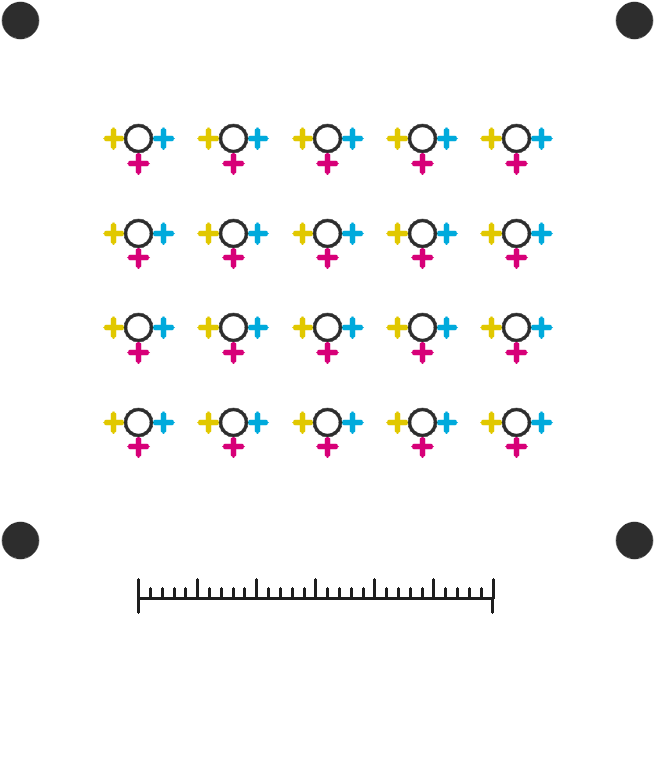
#> input picture backend/data/prt1_reference_300ppi.png, 654 x 772 px; its folder holds only this picture in this run
$ python -i overlay.py   (imports and definitions only)
#> lines starting #> are read from the running program, lines starting #| are printed output that depends on the picture; after the words box and inside, x2 and y2 are one past the last pixel; in counts of white or black regions, pixels touching at a corner belong together
### backend/app/detect.py
"""PRT-1 detector: locate marks, separate paper frame from plate shifts.

Pipeline (all numbers are auditable in the returned ``provenance``):

1. Classify ink by HSV into per-plate masks (black = low saturation *and*
   low value, so coloured dirt cannot enter CMY masks).
2. Locate the four black corner fiducials.  Their known mm spacing gives the
   *paper* similarity transform (rotation + uniform scale + translation).
3. Warp into a canonical 300 PPI chart frame, then verify scale independently
   against the ruler ticks (1 mm pitch / 30 mm bracket span).
4. Read each plate's arm at every grid intersection.  Horizontal arms give
   the x reading, vertical arms the y reading independently, so a mark with
   one arm erased still yields one good axis instead of a fake centroid.
5. Remove the common residual similarity (rotation/scale shared by *all*
   plates) before estimating per-plate translation.  Global skew therefore
   cancels and can never be reported as a colour-plate error.
6. Return candidates with 95% confidence ranges.  Missing ink / damaged
   marks / excessive dirt widen or void the range instead of producing a
   sharp but unjustified micron value.
"""

from __future__ import annotations

import math
import uuid
from dataclasses import dataclass, field
from datetime import datetime, timezone
from itertools import combinations
from pathlib import Path

import cv2
import numpy as np

from . import markspec as spec

DETECTOR_VERSION = "prt1-detector-1.0.0"

# HSV bands (OpenCV: H 0-179).  Tuned on the shipped synthetic inks, not on
# arbitrary press output.
_HSV_BANDS = {
    "cyan": ((80, 70, 60), (108, 255, 255)),
    "magenta": ((140, 60, 60), (178, 255, 255)),
    "yellow": ((18, 80, 80), (38, 255, 255)),
}
BLACK_V_MAX = 110
BLACK_S_MAX = 90


# ---------------------------------------------------------------------------
# Result types
# ---------------------------------------------------------------------------

@dataclass
class Observation:
    plate: str
    row: int
    col: int
    x_um: float | None
    y_um: float | None = None
    x_sigma_um: float = 0.0
    y_sigma_um: float = 0.0
    arm_h: float = 0.0  # horizontal-arm coverage 0..1 (drives x reading)
    arm_v: float = 0.0  # vertical-arm coverage 0..1 (drives y reading)
    dirt_ratio: float = 0.0
    state: str = "ok"  # ok | partial | missing


@dataclass
class PlateResult:
    plate: str
    status: str  # ok | candidate | missing
    dx_um: float | None = None
    dy_um: float | None = None
    x_lo: float | None = None
    x_hi: float | None = None
    y_lo: float | None = None
    y_hi: float | None = None
    confidence: float = 0.0
    n_x: int = 0
    n_y: int = 0
    notes: list[str] = field(default_factory=list)


@dataclass
class AnalysisResult:
    format_id: str
    detected: bool
    width_px: int
    height_px: int
    declared_scan_ppi: float | None
    measured_ppi: float | None
    frame_rotation_deg: float
    frame_scale: float
    frame_quality: float
    residual_rotation_deg: float
    residual_scale: float
    plates: dict[str, PlateResult]
    observations: list[Observation]
    provenance: dict
    run_id: str = ""
    status: str = "ok"

    # [39 lines left out: function to_dict, not called in this run]


def _round(v):
    return None if v is None else round(float(v), 1)


# ---------------------------------------------------------------------------
# Image loading / masks
# ---------------------------------------------------------------------------

def _plate_mask(hsv: np.ndarray, plate: str) -> np.ndarray:
    if plate in _HSV_BANDS:
        lo, hi = _HSV_BANDS[plate]
        return cv2.inRange(hsv, np.array(lo, np.uint8), np.array(hi, np.uint8))
    s, v = hsv[..., 1], hsv[..., 2]
    return (((s < BLACK_S_MAX) & (v < BLACK_V_MAX))
            .astype(np.uint8) * 255)


# ---------------------------------------------------------------------------
# Step 2: corner fiducials -> paper similarity
# ---------------------------------------------------------------------------

def _find_fiducials(dark: np.ndarray) -> list[tuple[float, float, float]]:
    """Solid dark circles: (x, y, radius_px).  Crosses/ticks fail the
    circularity + fill test, so only the four corner dots should survive."""
    k = cv2.getStructuringElement(cv2.MORPH_ELLIPSE, (3, 3))
    solid = cv2.morphologyEx(dark, cv2.MORPH_CLOSE, k, iterations=1)
    cnts, _ = cv2.findContours(solid, cv2.RETR_EXTERNAL,
                               cv2.CHAIN_APPROX_SIMPLE)
    cand: list[tuple[float, float, float]] = []
    for c in cnts:
        area = cv2.contourArea(c)
        if area < 60:
            continue
        peri = cv2.arcLength(c, True)
        if peri == 0:
            continue
        circ = 4 * math.pi * area / (peri * peri)
        (x, y), r = cv2.minEnclosingCircle(c)
        fill = area / (math.pi * r * r)
        # Contour thresholds are deliberately permissive — blurred corner
        # dots lose circularity; the later corner-geometry tests reject
        # rings/dirt that pass these gates.
        if circ > 0.72 and 6 <= r <= 120 and fill > 0.72:
            cand.append((x, y, r))
    if len(cand) < 4:
        return cand

    # Fiducials are the *largest* solid circles (FIDUCIAL_DIAMETER_MM is well
    # above any mark element), share one radius, and the four chosen points
    # must form a large near-rectangle.  Black rings are annular: a tiny
    # number survive the fill test but are ~20% smaller, so a tight radius
    # cluster plus the rectangle constraint reject them.
    cand.sort(key=lambda t: -t[2])
    rmax = cand[0][2]
    best: list | None = None
    best_score = -1.0
    from itertools import combinations
    # True fiducials match in radius to ~15%; the corner-geometry checks
    # below (aspect + interior-point rejection) keep a smaller ring/blobs
    # out even when they pass the radius gate.
    group = [c for c in cand if abs(c[2] - rmax) <= 0.15 * rmax]
    if len(group) >= 4:
        for quad in combinations(group[:8], 4):
            pts = np.array([(q[0], q[1]) for q in quad], np.float32)
            (rw, rh) = cv2.minAreaRect(pts)[1]
            if min(rw, rh) <= 0:
                continue
            aspect = max(rw, rh) / min(rw, rh)
            if aspect > 1.35:
                continue
            pair_d = [float(np.linalg.norm(pts[a] - pts[b]))
                      for a in range(4) for b in range(a + 1, 4)]
            if min(pair_d) < 0.75 * min(rw, rh):
                continue
            # Every genuine corner lies OUTSIDE the triangle formed by the
            # other three; an interior blob is strictly inside it.
            interior = False
            for k in range(4):
                tri = pts[[j for j in range(4) if j != k]]
                if cv2.pointPolygonTest(tri, (float(pts[k][0]),
                                              float(pts[k][1])),
                                        True) > 0.10 * min(rw, rh):
                    interior = True
                    break
            if interior:
                continue
            score = rw * rh - abs(aspect - 1.18) * rw * rh
            if score > best_score:
                best_score, best = score, list(quad)
    if best is not None:
        return best
    # No clean four-corner configuration: return fewer than four so the
    # caller treats the frame as ambiguous (never substitute a ring/blob).
    return [c for c in group if abs(c[2] - rmax) <= 0.05 * rmax][:3]


def _order_quad(pts: np.ndarray) -> np.ndarray:
    pts = np.asarray(pts, np.float32)
    s = pts.sum(axis=1)
    d = np.diff(pts, axis=1).ravel()
    return np.array([pts[np.argmin(s)], pts[np.argmin(d)],
                     pts[np.argmax(s)], pts[np.argmax(d)]], np.float32)


def _similarity_from_fiducials(
        fids: list[tuple[float, float, float]]
) -> tuple[np.ndarray, dict]:
    """2x3 scan->canonical(300 PPI chart) affine + fiducial provenance."""
    src = _order_quad(np.array([(f[0], f[1]) for f in fids], np.float32))
    tl, tr, br, bl = src

    # Canonical fiducial positions, matching the renderer: the first mark
    # centre is at pad_px = (MARGIN + RING_RADIUS + 0.6) mm and each corner
    # dot sits MARGIN mm outside it.
    mark0 = spec.mm_to_px(spec.GRID_MARGIN_MM + spec.RING_RADIUS_MM + 0.6)
    margin = spec.mm_to_px(spec.GRID_MARGIN_MM)
    pitch = spec.mm_to_px(spec.GRID_PITCH_MM)
    span_w = (spec.GRID_COLS - 1) * pitch + 2 * margin
    span_h = (spec.GRID_ROWS - 1) * pitch + 2 * margin
    x0, y0 = mark0 - margin, mark0 - margin
    dst = np.array([[x0, y0], [x0 + span_w, y0],
                    [x0 + span_w, y0 + span_h], [x0, y0 + span_h]],
                   np.float32)

    if len(fids) == 4:
        m, _ = cv2.estimateAffinePartial2D(
            src.reshape(-1, 1, 2), dst.reshape(-1, 1, 2),
            method=cv2.LMEDS)
    else:  # 3 dots: exact affine from the triangle
        m = cv2.getAffineTransform(
            src[:3].reshape(-1, 1, 2), dst[:3].reshape(-1, 1, 2))

    # Scan rotation = visual angle of the paper frame's top edge in image
    # coordinates (y-down).  cv2.getRotationMatrix2D positive = CCW, which
    # appears as a negative visual angle; reporting the visual edge angle is
    # what agrees with on-screen rulers and with the ground-truth metadata.
    edge = tr - tl
    rot = math.degrees(math.atan2(edge[1], edge[0]))
    mm_w = ((spec.GRID_COLS - 1) * spec.GRID_PITCH_MM
            + 2 * spec.GRID_MARGIN_MM)
    mm_h = ((spec.GRID_ROWS - 1) * spec.GRID_PITCH_MM
            + 2 * spec.GRID_MARGIN_MM)
    prov = {
        "fiducials_xy_px": [[round(float(a), 2), round(float(b), 2),
                             round(float(r_), 2)] for a, b, r_ in fids],
        "fiducial_px_per_mm_x": round(float(np.linalg.norm(tr - tl) / mm_w), 4),
        "fiducial_px_per_mm_y": round(float(np.linalg.norm(br - tr) / mm_h), 4),
        "fiducial_rotation_deg": round(rot, 4),
        "fiducial_count": len(fids),
    }
    return m, prov


# ---------------------------------------------------------------------------
# Step 3: ruler verification in canonical space
# ---------------------------------------------------------------------------

# [577 lines left out: functions _ruler_baseline_px, _subpixel_groups, _verify_ruler, _ring_centre, _arm_center, _central_run and 5 more, not called in this run]

### backend/app/markspec.py
"""PRT-1 registration target specification.

This project is deliberately restricted to the *synthetic* chart that ships
with the repository (``backend/data/``) and scans of that same chart.  The
detector therefore recognises one explicit, documented format rather than
guessing at arbitrary print marks.

Chart layout (drawn at :data:`NATIVE_PPI`):

* A regular grid of :data:`GRID_COLS` x :data:`GRID_ROWS` registration marks
  with pitch :data:`GRID_PITCH_MM` millimetres.  Every mark contains five
  *colour-separable* elements (concentric crosses overprint into black and a
  camera cannot separate the inks afterwards):

  - black (K): a full ring at the mark centre — the reference centre;
  - one mini-cross per plate (C/M/Y/K), placed on a common orbit at fixed
    cardinal angles.  Spatial separation keeps each plate's arms readable in
    its own colour band; a missing arm is a missing reading, never a zero.

* Four solid corner fiducials (black) that anchor the *paper* frame.
* A calibration ruler (black/white ticks every millimetre, a long tick every
  five millimetres, a labelled 10 mm span) that anchors scan scale.

Global paper rotation/scale is estimated from the black fiducials, the ruler
and the shared component of all four plates.  Only the *residual* per-colour
component is reported as plate misregistration, so a uniformly skewed scan can
never be mistaken for a colour plate error.
"""

from __future__ import annotations

from dataclasses import dataclass

FORMAT_ID = "PRT-1"

#: PPI the vector chart is authored at.  Physical geometry is defined in mm so
#: the same chart can be rendered at other PPIs for resolution-change tests.
NATIVE_PPI = 300.0

MM_PER_INCH = 25.4

# Mark grid ----------------------------------------------------------------
GRID_COLS = 5
GRID_ROWS = 4
GRID_PITCH_MM = 8.0
GRID_MARGIN_MM = 10.0

#: Per-mark geometry, in mm.  Each plate owns a mini-cross on a common orbit
#: (angle = :data:`PLATE_ANGLES_DEG`); black additionally carries the ring.
RING_RADIUS_MM = 1.10
RING_THICKNESS_MM = 0.20
PLATE_ORBIT_MM = 2.10
PLATE_CROSS_SPAN_MM = 1.50
PLATE_CROSS_THICKNESS_MM = 0.26

#: Cardinal position of each plate's mini-cross around the ring centre.
#: Black owns only the ring (no mini-cross).
PLATE_ANGLES_DEG = {"cyan": 0, "magenta": 90, "yellow": 180}

#: Concentricity tolerance of the synthetic/printed mark itself.  Detection
#: claims finer than this against a damaged mark are meaningless.
MARK_TOLERANCE_UM = 120.0

# Corner fiducials ---------------------------------------------------------
FIDUCIAL_DIAMETER_MM = 3.0

# Ruler --------------------------------------------------------------------
RULER_TICK_PITCH_MM = 1.0
RULER_LENGTH_MM = 30.0
RULER_THICKNESS_MM = 0.18

#: Maximum scan rotation (degrees) the detector will accept before flagging
#: the frame fit as unreliable rather than "correcting" an arbitrary image.
MAX_PAPER_ROTATION_DEG = 8.0

#: Minimum number of marks that must be visible per plate for a reportable
#: (candidate + range) result; below this the plate is reported MISSING.
MIN_MARKS_FOR_CANDIDATE = 3

#: Channel order.  Black is the reference plate by convention (offset 0/0).
PLATES = ("cyan", "magenta", "yellow", "black")


@dataclass(frozen=True)
class PlateColor:
    name: str
    #: RGB used when rendering / matching.  Yellow is darkened slightly in the
    #: crosshair so it remains visible on white; we store pure ink values too.
    render_rgb: tuple[int, int, int]
    ink_cmyk: tuple[float, float, float, float]
    label: str


PLATE_COLORS = {
    "cyan": PlateColor("cyan", (0, 170, 220), (1.0, 0.0, 0.0, 0.0), "C"),
    "magenta": PlateColor("magenta", (215, 0, 120), (0.0, 1.0, 0.0, 0.0), "M"),
    "yellow": PlateColor("yellow", (225, 200, 0), (0.0, 0.0, 1.0, 0.0), "Y"),
    # Near-black but not (0,0,0) so thresholding tolerates scanner lift.
    "black": PlateColor("black", (45, 45, 45), (0.0, 0.0, 0.0, 1.0), "K"),
}


def mm_to_px(mm: float, ppi: float = NATIVE_PPI) -> float:
    return mm * ppi / MM_PER_INCH


# [11 lines left out: function grid_points_px, not called in this run]


def chart_size_px(ppi: float = NATIVE_PPI) -> tuple[int, int]:
    pad = RING_RADIUS_MM + 0.6
    width_mm = 2 * GRID_MARGIN_MM + (GRID_COLS - 1) * GRID_PITCH_MM + 2 * pad
    height_mm = 2 * GRID_MARGIN_MM + (GRID_ROWS - 1) * GRID_PITCH_MM + 2 * pad
    # Ruler sits under the grid; extra room at the bottom.
    height_mm += GRID_MARGIN_MM + 8
    return (int(round(mm_to_px(width_mm, ppi))),
            int(round(mm_to_px(height_mm, ppi))))

### backend/app/overlay.py
"""Draw the detector's evidence overlay on the canonical (paper-corrected)
image.  This is the same geometry the React/Canvas UI uses, rendered server
side for downloads and tests.
"""

from __future__ import annotations

import math

import cv2
import numpy as np

from . import markspec as spec
from .detect import (BLACK_S_MAX, BLACK_V_MAX, Observation, _plate_mask,
                     _ring_centre, _ruler_baseline_px,
                     _similarity_from_fiducials, _find_fiducials)

_OVERLAY_BGR = {
    "cyan": (220, 170, 0), "magenta": (120, 0, 215),
    "yellow": (0, 200, 225), "black": (60, 60, 60),
}
STATE_COLOR = {"ok": (60, 170, 60), "partial": (0, 170, 230),
               "missing": (40, 40, 230)}


def canonical_warp(img_bgr: np.ndarray) -> tuple[np.ndarray, np.ndarray]:
    hsv = cv2.cvtColor(img_bgr, cv2.COLOR_BGR2HSV)
    dark = _plate_mask(hsv, "black")
    fids = _find_fiducials(dark)
    cw, ch = spec.chart_size_px(spec.NATIVE_PPI)
    if len(fids) < 3:
        return cv2.resize(img_bgr, (cw, ch)), np.eye(2, 3, dtype=np.float64)
    m, _ = _similarity_from_fiducials(fids)
    return cv2.warpAffine(img_bgr, m, (cw, ch), flags=cv2.INTER_CUBIC,
                          borderValue=(255, 255, 255)), m


# [50 lines left out: function draw_overlay, not called in this run]

>>> import cv2
>>> picture = cv2.imread('../data/prt1_reference_300ppi.png')
#> picture is the input picture: shape (772, 654, 3); mean B, G, R 246.6, 246.9, 247.4
>>> result = canonical_warp(picture)
#> in _plate_mask, `s, v = hsv[..., 1], hsv[..., 2]`:
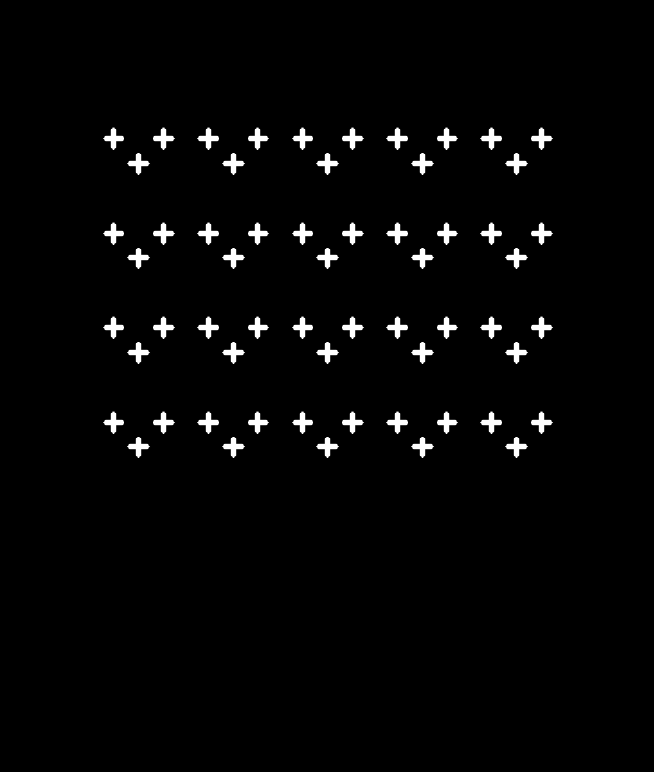
#> s: shape (772, 654); min 0, max 255, mean 5.7
#> in _plate_mask, `s, v = hsv[..., 1], hsv[..., 2]`:
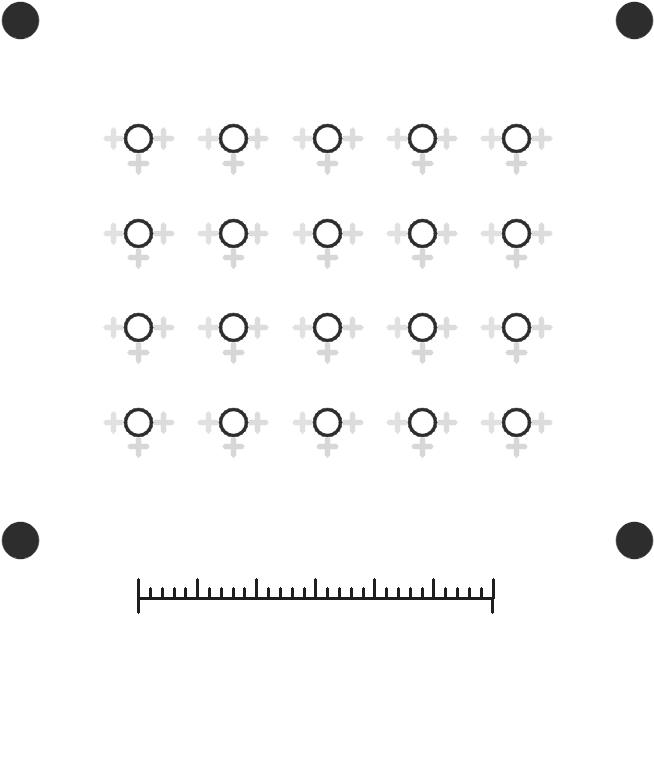
#> v: shape (772, 654); min 30, max 255, mean 249
#> in _plate_mask, `return (((s < BLACK_S_MAX) & (v < BLACK_V_MAX)) .astype(np.uint8) * 255)`:
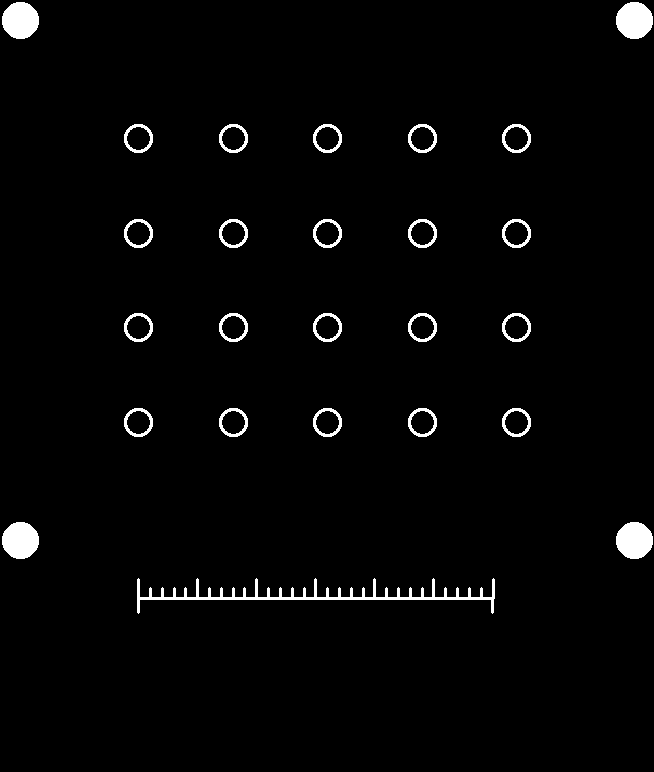
#> returned value: shape (772, 654); 2.3% white; 25 white regions, largest, box (x1, y1, x2, y2) and area: (137, 578, 495, 614) 2210, (2, 2, 39, 39) 1073, (616, 2, 653, 39) 1073
#> in _find_fiducials, `cnts, _ = cv2.findContours(solid, cv2.RETR_EXTERNAL, cv2.CHAIN_APPROX_..`: cnts = 25 contours; largest, box (x1, y1, x2, y2) and area: (137, 578, 495, 614) 1606, (616, 522, 654, 559) 1029, (616, 2, 654, 39) 1029, (2, 522, 39, 559) 1022, (2, 2, 39, 39) 1022
#> the loop in _find_fiducials, `for c in cnts:` made 25 passes
#> (area, peri, circ, x, y, r, fill) on passes 1 to 8: (1606.5, 1408.1, 0.0102, 315.5, 595.5, 179.3, 0.0159), (1029, 119.1, 0.912, 634.4, 540, 18.84, 0.923), (1022, 118.2, 0.919, 20, 540, 18.44, 0.957), (632, 93.25, 0.913, 516, 422, 14.56, 0.949), (632, 93.25, 0.913, 422, 422, 14.56, 0.949), (632, 93.25, 0.913, 327, 422, 14.56, 0.949), (632, 93.25, 0.913, 233, 422, 14.56, 0.949), (632, 93.25, 0.913, 138, 422, 14.56, 0.949)
#> after the loop in _find_fiducials, `for c in cnts:`: cand = 24 items, first 6: (634.4, 540, 18.84), (20, 540, 18.44), (516, 422, 14.56), (422, 422, 14.56), (327, 422, 14.56), (233, 422, 14.56)
#> in _find_fiducials, `rmax = cand[0][2]`: rmax = 18.84
#> in _find_fiducials, `group = [c for c in cand if abs(c[2] - rmax) <= 0.15 * rmax]`: group = [(634.4, 540, 18.84), (634.4, 20, 18.84), (20, 540, 18.44), (20, 20, 18.44)]
#> the loop in _find_fiducials, `for quad in combinations(group[:8], 4):` made 1 pass
#> (pts, rw, rh, aspect, pair_d, score, best_score) on pass 1: ([[634.4, 540], [634.4, 20], [20, 540], [20, 20]], 520, 614.4, 1.18, [520, 614.4, 804.9, 804.9, 614.4, 520], 318996, 318996)
#> after the loop in _find_fiducials, `for quad in combinations(group[:8], 4):`: best_score = 318996
#> in canonical_warp, `fids = _find_fiducials(dark)`: fids has the same summary as group in _find_fiducials
#> in _order_quad, `pts = np.asarray(pts, np.float32)`: pts = [[634.4, 540], [634.4, 20], [20, 540], [20, 20]]
#> in _order_quad, `s = pts.sum(axis=1)`: s = [1174.4, 654.4, 560, 40]
#> in _order_quad, `d = np.diff(pts, axis=1).ravel()`: d = [-94.41, -614.4, 520, 0]
#> in _similarity_from_fiducials, `src = _order_quad(np.array([(f[0], f[1]) for f in fids], np.float32))`: src = [[20, 20], [634.4, 20], [634.4, 540], [20, 540]]
#> in _similarity_from_fiducials, `tl, tr, br, bl = src`: tl = [20, 20]; tr = [634.4, 20]; br = [634.4, 540]; bl = [20, 540]
#> in _similarity_from_fiducials, `m, _ = cv2.estimateAffinePartial2D( src.reshape(-1, 1, 2), dst.reshape..`: m = [[1, 2.34e-17, 0.117], [-2.34e-17, 1, 0.0537]]
#> in _similarity_from_fiducials, `edge = tr - tl`: edge = [614.4, 0]
#> in _similarity_from_fiducials, `rot = math.degrees(math.atan2(edge[1], edge[0]))`: rot = 0
#> in _similarity_from_fiducials, `prov = { "fiducials_xy_px": [[round(float(a), 2), round(float(b), 2), ..`: prov = {'fiducials_xy_px': [[634.4, 540, 18.84], [634.4, 20, 18.84], [20, 540, 18.44], [20, 20, 18.44]], 'fiducial_px_per_mm_x': 11.82, 'fiducial_px_per_mm_y': 11.82, 'fiducial_rotation_deg': 0, 'fiducial_count': 4}
#> in canonical_warp, `m, _ = _similarity_from_fiducials(fids)`: m = [[1, 2.34e-17, 0.117], [-2.34e-17, 1, 0.0537]]
